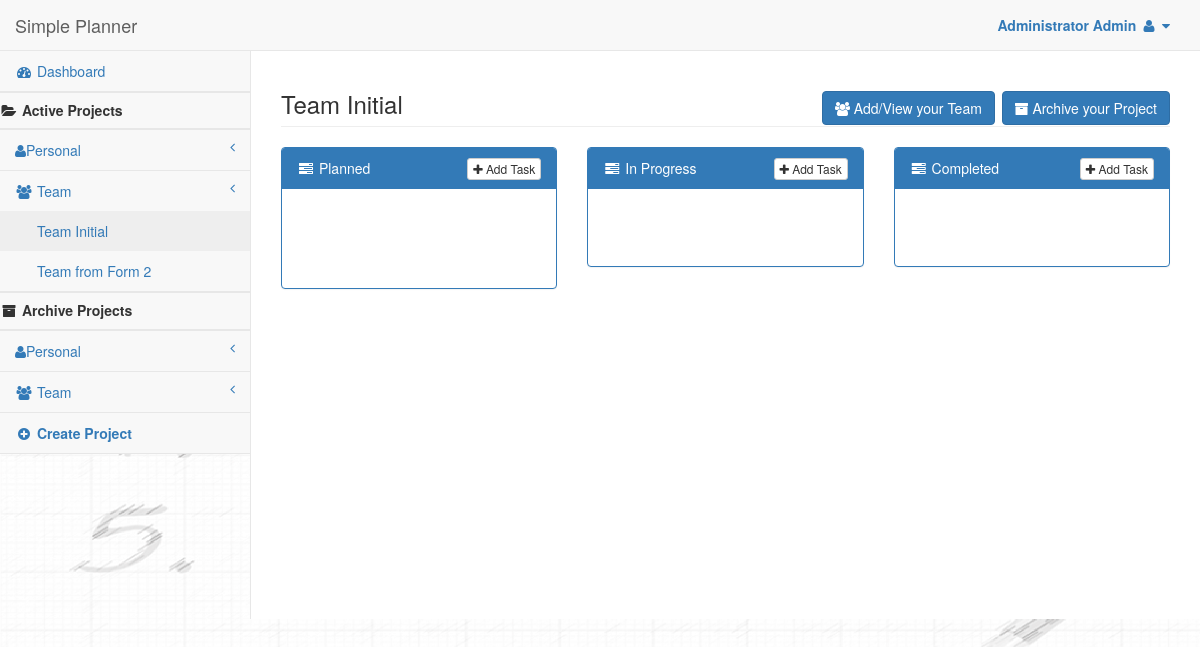
Screenshot of /2/project (signed in) with the database file from the repository.
### tasks/models.py (models this page shows, shortened)
class Project(models.Model):
    def get_sentinel_user():
        return get_user_model().objects.get_or_create(username='unknown')[0]
    TYPES =( ('P', 'Personal'),
             ('T', 'Team')
        )
    STATUSES =( ('A', 'Active'),
             ('D', 'Archive')
        )
    name = models.CharField(max_length=200)
    p_type = models.CharField(max_length=1, choices=TYPES)
    status = models.CharField(max_length=1, choices=STATUSES)
    creationDate = models.DateTimeField(auto_now=True)
    owner = models.ForeignKey(
        settings.AUTH_USER_MODEL,
        on_delete=models.SET(get_sentinel_user)
    )

class Bucket(models.Model):
    project = models.ForeignKey(Project, on_delete=models.CASCADE)
    name = models.CharField(max_length=200)
    seq = models.IntegerField()

### tasks/views.py (the view)
# urls.py: path("<int:projectid>/project", views.project, name="project"),
def project(request, projectid):
    if not request.user.is_authenticated:
        return render(request, "tasks/login.html", {"message": 'Please Login for managing Tasks'})
    userProjects = UserProject.objects.filter(user=request.user)
    data = None
    if request.session.get('task_creation'):
         data = request.session.get('task_creation')
         print(f"message from Task Create: {data}")
         del request.session['task_creation']
    projectDict = {'Active_Personal':[], 'Active_Team':[], 'Archive_Personal':[],'Archive_Team':[] }
    for uProj in userProjects:
        if uProj.project.p_type == 'P':
            if uProj.project.status == 'A':
                projectDict['Active_Personal'].append({'id':uProj.project.id,'name':uProj.project.name, 'role':uProj.get_role_display() })
            else:
                projectDict['Archive_Personal'].append({'id':uProj.project.id,'name':uProj.project.name, 'role':uProj.get_role_display() })
        else:
            if uProj.project.status == 'A':
                projectDict['Active_Team'].append({'id':uProj.project.id,'name':uProj.project.name, 'role':uProj.get_role_display() })
            else:
                projectDict['Archive_Team'].append({'id':uProj.project.id,'name':uProj.project.name, 'role':uProj.get_role_display() })
    selProject = Project.objects.get(pk = projectid)
    teammembers = UserProject.objects.filter(project=selProject)
    l_teammembers = []
    for teammember in teammembers:
        l_teammembers.append({'userid':teammember.user.id, 'username':teammember.user.username, 'firstname':teammember.user.first_name})
    buckets = Bucket.objects.filter(project=selProject).order_by('seq')
    bTaskDict = {}
    for bkt in buckets:
        tasks = Task.objects.filter(project= selProject,bucket=bkt).order_by ('dueDate', 'id')
        bTaskDict[bkt.name]=[]
        for task in tasks:
            taskJson = {'id':task.id, 'title':task.title, 'description':task.description, 'owner':task.owner.get_username(),
              'owner_firstname':task.owner.get_short_name(),
              'dueDate': task.dueDate, 'assignedTo':task.assignedTo.get_username(), 'assignedTo_firstname':task.assignedTo.get_short_name()}
            bTaskDict[bkt.name].append(taskJson)
    bTaskDict = json.dumps(bTaskDict, cls=DjangoJSONEncoder)
    users = User.objects.all().values_list('id','username', 'first_name', 'last_name').order_by('first_name')
    userslist= json.dumps(list(users), cls=DjangoJSONEncoder)
    print(f"{userslist}")
    context= {'projectDict':projectDict, 'buckets':buckets, 'bTaskDict':json.loads(bTaskDict)
               , 'user':request.user.get_full_name(), 'currentProject':selProject
               , 'user_short':request.user.get_short_name
               ,'QO_teammembers': teammembers
               , 'teammembers':json.dumps(l_teammembers), 'task_creation':data
               , 'all_users':userslist
    }
    return render(request, "tasks/index.html", context)

### tasks/templates/tasks/index.html (shortened to what this page needs)
{% extends "tasks/base.html" %} {% block title %} Simple Planner {% endblock %} {% block body %}
<div id="wrapper">
    <nav class="navbar navbar-default navbar-static-top" role="navigation" style="margin-bottom: 0">
        <div class="navbar-header">
            <a class="navbar-brand" href="{% url 'home' %}">Simple Planner</a>
        </div>
        <ul class="nav navbar-top-links navbar-right">
            <li class="dropdown">
                <a class="dropdown-toggle" data-toggle="dropdown" href="#">
                    <strong> {{user}} </strong> <i class="fa fa-user fa-fw"></i> <i class="fa fa-caret-down"></i>
                </a>
            </li>
        </ul>
        <div class="navbar-default sidebar" role="navigation">
            <div class="sidebar-nav navbar-collapse">
                <ul class="nav" id="side-menu">
                    <li>
                        <a href="{% url 'home' %}"><i class="fa fa-dashboard fa-fw"></i> Dashboard</a>
                    </li>
                    <li class="divider"></li>
                    <li>
                        <h5>
                            <i class="fa fa-folder-open fa-fw"></i>
                            <strong>Active Projects</strong>
                        </h5>
                    </li>
                    <li class="divider"></li>
                    <li>
                        <a href="#"><i class="fa fa-user"></i>Personal<span class="fa arrow"></span></a>
                    </li>
                    <li>
                        <a href="#"><i class="fa fa-group fa-fw"></i> Team<span class="fa arrow"></span></a>
                        <ul class="nav nav-second-level">
                            {% for proj in projectDict.Active_Team %}
                            <li>
                                <a data-projectid="{{ proj.id }}" href="{% url 'project' proj.id  %}">{{proj.name}}</a>
                            </li>
                            {% endfor %}
                        </ul>
                    </li>
                    <li class="divider"></li>
                    <li>
                        <h5>
                            <i class="fa  fa-archive fa-fw"></i>
                            <strong>Archive Projects</strong>
                        </h5>
                    </li>
                    <li class="divider"></li>
                    <li>
                        <a href="#"><i class="fa fa-user"></i>Personal<span class="fa arrow"></span></a>
                    </li>
                    <li>
                        <a href="#"><i class="fa fa-group fa-fw"></i> Team<span class="fa arrow"></span></a>
                    </li>
                    <li>
                        <a href="{% url 'createproject' %}"><strong><i class="fa fa-plus-circle fa-fw"></i> Create Project </strong></a>
                    </li>
                </ul>
            </div>
        </div>
    </nav>
    <div id="page-wrapper">
        <div class="row">
            <div class="col-lg-12">
                <form id="archive_{{bucket.id}}" action="{% url 'archive' %}" method="post">
                <h3 class="page-header">{{currentProject.name}}
                <div class="pull-right">
                {% if  currentProject.p_type == 'T' %}
                    <button type="button" class="btn btn-primary add_team_bttn px-2"
                    data-projname="{{currentProject.name}}" data-projectid="{{currentProject.id}}"
                    data-teammembers="{{teammembers}}"
                    data-allusers ="{{all_users}}"
                    data-target="#addTeam" data-toggle="modal"><i class="fa fa-group px-2"></i> Add/View your Team</button>
                {% endif %}
                    {% if currentProject.status == 'A' %}
                    <button type="submit" class="btn btn-primary"><i class="fa fa-archive px-2"></i> Archive your Project</button>
                    {% else %}
                    <input name="status" type="hidden" value="A" required/>
                    <button type="submit" class="btn btn-primary"><i class="fa fa-folder-open px-2"></i> Activate your Project</button>
                    {% endif %}
                </div>
                </h3>
                </form>
            </div>
        </div>
        <div class="row row_buckets">
            {% for bucket in buckets %}
            <div class="col-lg-4" id="bucketAccordion_{{bucket.id}}">
                <div class="panel panel-primary">
                    <div class="panel-heading" data-toggle="collapse" data-parent="#bucketAccordion_{{bucket.id}}" href="#bucketBody_{{bucket.id}}" aria-expanded="true">
                        <i class="fa fa-tasks fa-fw"></i> {{bucket.name}}
                        {% if currentProject.status == 'A' %}
                        <div class="pull-right">
                            <button type="button" class="btn btn-default btn-xs add_task_bttn" data-projectid="{{currentProject.id}}" data-bucketid="{{bucket.id}}" data-teammembers="{{teammembers}}"><i class="fa fa-plus px-2"></i> Add Task </button>
                        </div>
                        {% endif %}
                    </div>
                    <div class="panel-body" id="bucketBody_{{bucket.id}}">
                        {% for key, tasks in bTaskDict.items %} {%if key == bucket.name %} {% for task in tasks %}
                            <div id="move_whole_task_{{task.id}}" class="move_whole_task">
                            </div>
                        {% endfor %}
                        {% endif %} {% endfor %}
                    </div>
                </div>
            </div>
            {% endfor %}
        </div>
    </div>
</div>
{% endblock %}

### rows the page displays
Project: name "Team Initial", name "Team Initial"
Project: name "Team from Form 2"
Bucket: name "Planned"
Bucket: name "In Progress"
Bucket: name "Completed"

### other values shown
{{ user }} "Administrator Admin"
